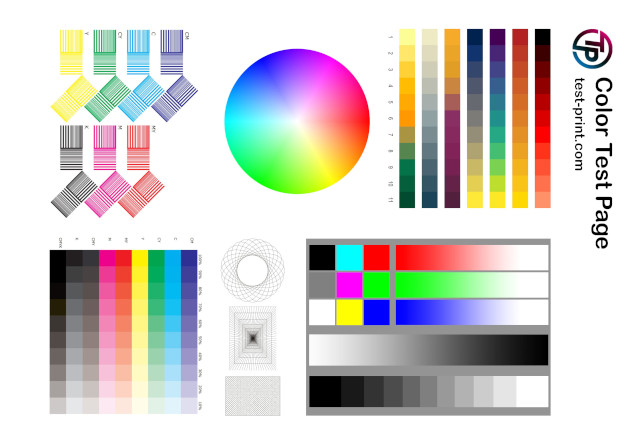
//> input picture color-printer-test-page.jpg, 640 x 448 px
$ ./dither color-printer-test-page.jpg out.png   (built with g++ and OpenCV 4)
//> lines starting //> are read from the running program, lines starting //| are printed output that depends on the picture
//> in generateDitheredImage, img is the input picture: 448 rows x 640 cols, CV_8UC3; mean B, G, R 206.7, 210, 213.1
#include <opencv2/opencv.hpp>
#include <vector>
#include <optional>
#include <map>
#include <random>
#include <list>
#include <algorithm>
#include <iostream>

namespace dither
{
    enum method
    {
        FLOYD_STEINBERG,
        JARVIS_JUDICE_NINKE,
        STUCKI,
        BURKES,
        SIERRA,
        SIERRA_2,
        SIERRA_3,
        ATKINSON,
        STEVENSON_ARCE
    };

    using BGR = cv::Vec3b;
    std::map<std::string, BGR> color_map = {
        {"Black", {0, 0, 0}},
        {"White", {255, 255, 255}},
        {"Green", {0, 255, 0}},
        {"Blue", {255, 0, 0}},
        {"Red", {0, 0, 255}},
        {"Yellow", {0, 255, 255}},
        {"Orange", {0, 128, 255}}
    };

    std::vector<std::tuple<int, int, float>> getDiffusionMap(const method name)
    {
        if (name == FLOYD_STEINBERG)
        {
            return {
                {1, 0, 7.0 / 16.0},
                {-1, 1, 3.0 / 16.0},
                {0, 1, 5.0 / 16.0},
                {1, 1, 1.0 / 16.0}
            };
        }
        if (name == JARVIS_JUDICE_NINKE)
        {
            return {
                {1, 0, 7.0 / 48.0},
                {2, 0, 5.0 / 48.0},
                {-2, 1, 3.0 / 48.0},
                {-1, 1, 5.0 / 48.0},
                {0, 1, 7.0 / 48.0},
                {1, 1, 5.0 / 48.0},
                {2, 1, 3.0 / 48.0},
                {-2, 2, 1.0 / 48.0},
                {-1, 2, 3.0 / 48.0},
                {0, 2, 5.0 / 48.0},
                {1, 2, 3.0 / 48.0},
                {2, 2, 1.0 / 48.0}
            };
        }
        if (name == STUCKI)
        {
            return {
                {1, 0, 8.0 / 42.0},
                {2, 0, 4.0 / 42.0},
                {-2, 1, 2.0 / 42.0},
                {-1, 1, 4.0 / 42.0},
                {0, 1, 8.0 / 42.0},
                {1, 1, 4.0 / 42.0},
                {2, 1, 2.0 / 42.0},
                {-2, 2, 1.0 / 42.0},
                {-1, 2, 2.0 / 42.0},
                {0, 2, 4.0 / 42.0},
                {1, 2, 2.0 / 42.0},
                {2, 2, 1.0 / 42.0}
            };
        }
        if (name == BURKES)
        {
            return {
                {1, 0, 8.0 / 32.0},
                {2, 0, 4.0 / 32.0},
                {-2, 1, 2.0 / 32.0},
                {-1, 1, 4.0 / 32.0},
                {0, 1, 8.0 / 32.0},
                {1, 1, 4.0 / 32.0},
                {2, 1, 2.0 / 32.0}
            };
        }
        if (name == SIERRA)
        {
            return {
                {1, 0, 5.0 / 32.0},
                {2, 0, 3.0 / 32.0},
                {-2, 1, 2.0 / 32.0},
                {-1, 1, 4.0 / 32.0},
                {0, 1, 5.0 / 32.0},
                {1, 1, 4.0 / 32.0},
                {2, 1, 2.0 / 32.0},
                {-1, 2, 2.0 / 32.0},
                {0, 2, 3.0 / 32.0},
                {1, 2, 2.0 / 32.0}
            };
        }
        if (name == SIERRA_2)
        {
            return {
                {1, 0, 4.0 / 16.0},
                {2, 0, 3.0 / 16.0},
                {-2, 1, 1.0 / 16.0},
                {-1, 1, 2.0 / 16.0},
                {0, 1, 3.0 / 16.0},
                {1, 1, 2.0 / 16.0},
                {2, 1, 1.0 / 16.0}
            };
        }
        if (name == SIERRA_3)
        {
            return std::vector<std::tuple<int, int, float>>{
                {1, 0, 5.0 / 32.0},
                {2, 0, 3.0 / 32.0},
                {-2, 1, 2.0 / 32.0},
                {-1, 1, 4.0 / 32.0},
                {0, 1, 5.0 / 32.0},
                {1, 1, 4.0 / 32.0},
                {2, 1, 2.0 / 32.0}
            };
        }
        if (name == ATKINSON)
        {
            return {
                {1, 0, 1.0 / 8.0},
                {2, 0, 1.0 / 8.0},
                {-1, 1, 1.0 / 8.0},
                {0, 1, 1.0 / 8.0},
                {1, 1, 1.0 / 8.0},
                {0, 2, 1.0 / 8.0}
            };
        }
        if (name == STEVENSON_ARCE)
        {
            return {
                {1, 0, 32.0 / 200.0},
                {2, 0, 12.0 / 200.0},
                {-2, 1, 5.0 / 200.0},
                {-1, 1, 12.0 / 200.0},
                {0, 1, 32.0 / 200.0},
                {1, 1, 12.0 / 200.0},
                {2, 1, 5.0 / 200.0},
                {-2, 2, 2.0 / 200.0},
                {-1, 2, 5.0 / 200.0},
                {0, 2, 12.0 / 200.0},
                {1, 2, 5.0 / 200.0},
                {2, 2, 2.0 / 200.0}
            };
        }
        assert(false);
        return {};
    }

    double colorDistance(const cv::Vec3b& color1, const cv::Vec3b& color2, cv::NormTypes norm)
    {
        // transform BGR to LAB
        cv::Mat lab1, lab2;
        cv::cvtColor(cv::Mat(1, 1, CV_8UC3, color1), lab1, cv::COLOR_BGR2YUV);
        cv::cvtColor(cv::Mat(1, 1, CV_8UC3, color2), lab2, cv::COLOR_BGR2YUV);
        return cv::norm(lab1, lab2, norm);
    }

    cv::Vec3b pixel_closest_colour(std::vector<cv::Vec3b>& palette, const cv::Vec3b& old_pixel,
                                   const cv::NormTypes norm)
    {
        std::optional<cv::Vec3b> closest_colour = std::nullopt;
        auto min_distance = std::numeric_limits<double>::max();
        std::random_device rd;
        std::mt19937 g(rd());
        std::shuffle(palette.begin(), palette.end(), g);
        for (const auto& color : palette)
        {
            if (const auto distance = colorDistance(old_pixel, color, norm); distance < min_distance)
            {
                min_distance = distance;
                closest_colour = color;
            }
        }
        return closest_colour.value_or(palette.front());
    }


    void ditherImage(const std::list<cv::Vec3b>& palette, cv::Mat& image,
                     const method method = FLOYD_STEINBERG, cv::NormTypes norm = cv::NORM_L2)
    {
        std::vector<cv::Vec3b> colors = {palette.begin(), palette.end()};
        std::cout.precision(2);
        auto diff_map = getDiffusionMap(method);
//> diff_map = 12 items

        for (auto y = 0; y < image.rows; y++)
        {
            for (auto x = 0; x < image.cols; x++)
            {
                if (x == image.cols - 1 && y % (image.rows / 10) == 0)
                    std::cout << "progress: " << 1.0 * x * y / (image.rows * image.cols) << std::endl;
                auto old_pixel = image.at<cv::Vec3b>(y, x);
                auto new_pixel = pixel_closest_colour(colors, old_pixel, norm);
                auto quantization_error = old_pixel - new_pixel;
                image.at<cv::Vec3b>(y, x) = new_pixel;
                for (auto [dx, dy, diffusion_coefficient] : diff_map)
                {
                    const auto xn = x + dx;
                    const auto yn = y + dy;
                    if ((0 <= xn && xn < image.cols) && (0 <= yn && yn < image.rows))
                    {
                        image.at<cv::Vec3b>(yn, xn) += quantization_error * diffusion_coefficient;
                    }
                }
            }
        }
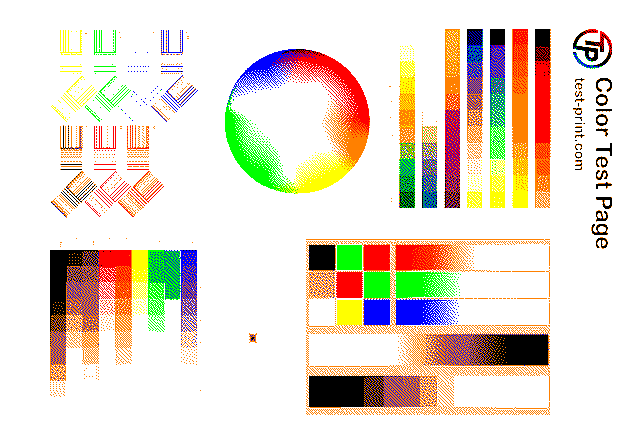
//> image: 448 rows x 640 cols, CV_8UC3; mean B, G, R 208.8, 221.8, 232.3
//> after the loop, colors = 7 items: [255, 0, 0], [255, 255, 255], [0, 0, 255], [0, 128, 255], [0, 255, 255], [0, 0, 0], [0, 255, 0]
        // iterate over every pixel
        for (const auto& pixel : {image.begin<cv::Vec3b>(), image.end<cv::Vec3b>()})
        {
            *pixel = pixel_closest_colour(colors, *pixel, norm);
        }
//> this loop made 2 passes
    }
}

void generateDitheredImage(const std::string& image_path, const std::string& out_path)
{
    cv::Mat img = cv::imread(image_path, cv::IMREAD_COLOR);
    const auto palette = std::list{
        dither::color_map["Black"],
        dither::color_map["White"],
        dither::color_map["Green"],
        dither::color_map["Blue"],
        dither::color_map["Red"],
        dither::color_map["Yellow"],
        dither::color_map["Orange"]
    };
    dither::ditherImage(palette, img, dither::STEVENSON_ARCE, cv::NORM_INF);
    cv::imwrite(out_path, img);
}

int main(const int argc, char** argv)
{
    if (argc != 3)
    {
        std::cerr << "Usage: " << argv[0] << " <input_image_path> <output_image_path>" << std::endl;
        return 1;
    }
    const std::string image_path = argv[1];
    const std::string out_path = argv[2];
    generateDitheredImage(image_path, out_path);
}
